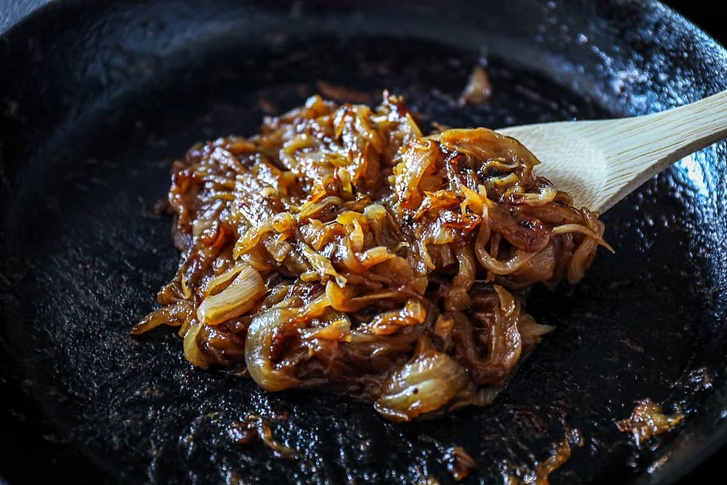
#> input picture data/onions_2.jpg, 727 x 485 px, shrunk from 1200 x 800 before the run
$ jupyter execute 'RGB to HSV.ipynb'
#> lines starting #> are read from the running program, lines starting #| are printed output that depends on the picture
[cell 1]
import cv2
from matplotlib import pyplot as plt

[cell 2]
def convert_rgb_to_hsv(image_path):
    # Load the image in RGB format
#> called with image_path = '../data/onions_2.jpg'
    image = cv2.imread(image_path)
#> image is the input picture: shape (485, 727, 3); mean B, G, R 46.5, 49.3, 56.4

    # Convert RGB image to HSV
    hsv_image = cv2.cvtColor(image, cv2.COLOR_BGR2HSV)
#> hsv_image: shape (485, 727, 3); mean H, S, V 77.8, 113.7, 66
#> call 2 of convert_rgb_to_hsv, with image_path = '../data/mushrooms_1.jpg'
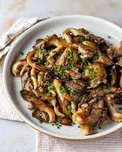
#> input picture data/mushrooms_1.jpg, 122 x 152 px, shrunk from 201 x 251 before the run
#> in convert_rgb_to_hsv, image is the input picture: shape (152, 122, 3); mean B, G, R 124.4, 142.9, 160.6
#> in convert_rgb_to_hsv (call 2), `hsv_image = cv2.cvtColor(image, cv2.COLOR_BGR2HSV)`: hsv_image: shape (152, 122, 3); mean H, S, V 34.9, 85.1, 161.9
#> call 3 of convert_rgb_to_hsv, with image_path = '../data/dark.jpeg'
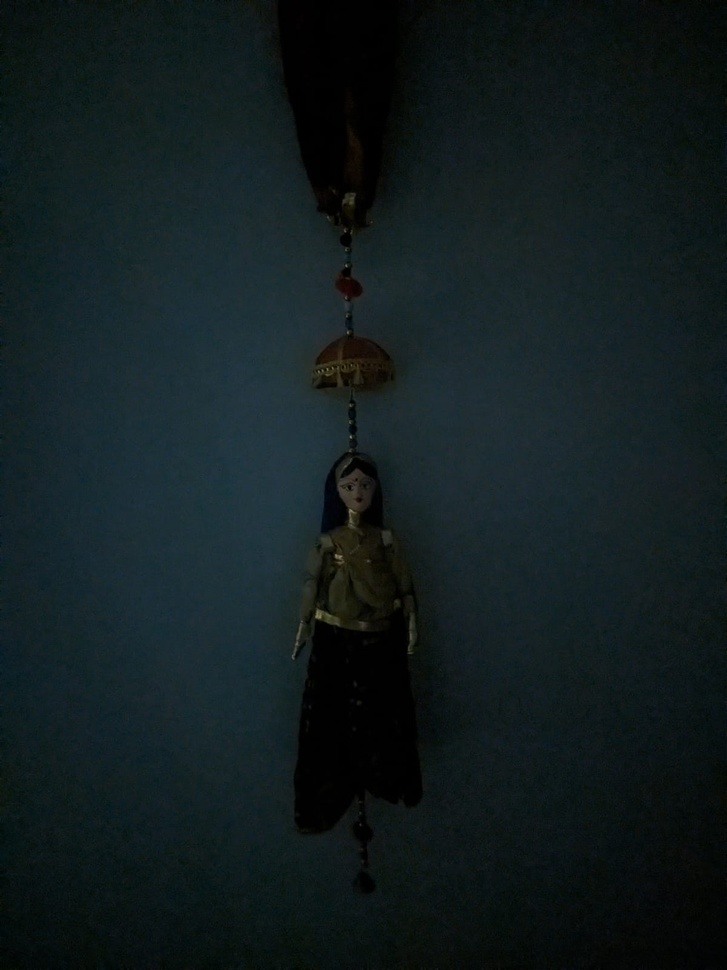
#> input picture data/dark.jpeg, 727 x 970 px, shrunk from 1200 x 1600 before the run
#> in convert_rgb_to_hsv, image is the input picture: shape (970, 727, 3); mean B, G, R 30.8, 29, 17.7
#> in convert_rgb_to_hsv (call 3), `hsv_image = cv2.cvtColor(image, cv2.COLOR_BGR2HSV)`: hsv_image: shape (970, 727, 3); mean H, S, V 85.8, 111.8, 31.6
#> call 4 of convert_rgb_to_hsv, with image_path = '../data/medium.jpeg'
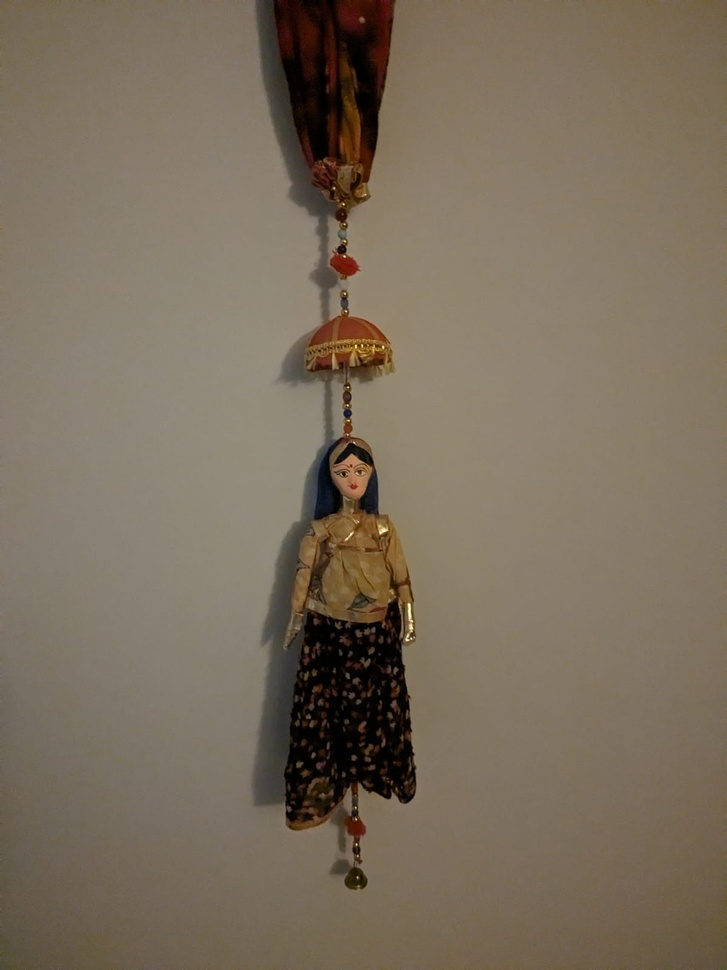
#> input picture data/medium.jpeg, 727 x 970 px, shrunk from 1200 x 1600 before the run
#> in convert_rgb_to_hsv, image is the input picture: shape (970, 727, 3); mean B, G, R 93, 110.1, 122.8
#> in convert_rgb_to_hsv (call 4), `hsv_image = cv2.cvtColor(image, cv2.COLOR_BGR2HSV)`: hsv_image: shape (970, 727, 3); mean H, S, V 18.2, 69.2, 122.9
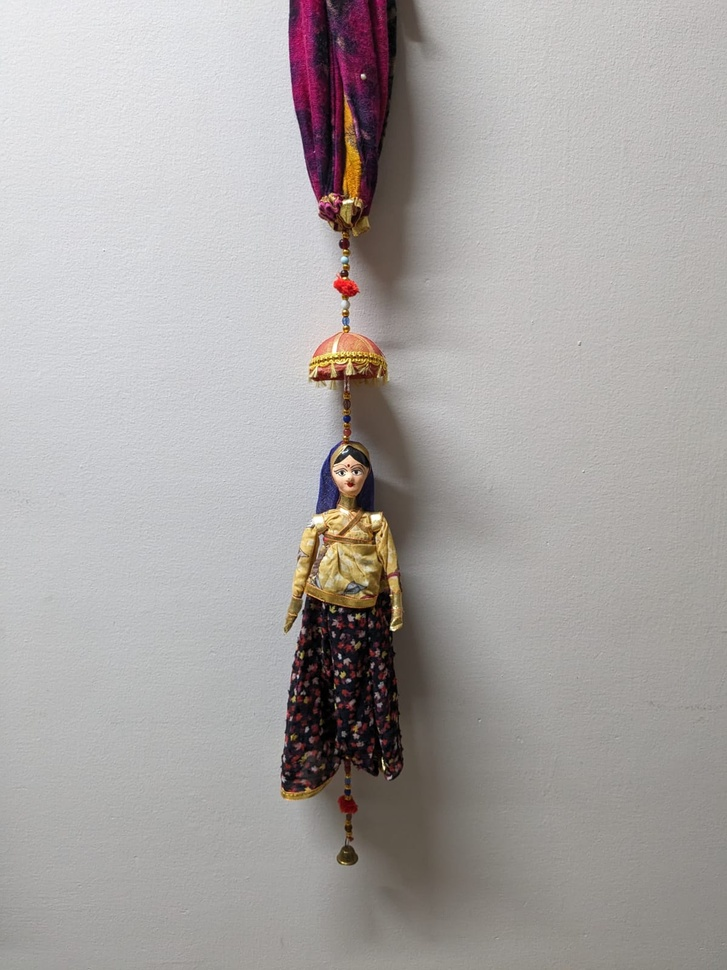
#> input picture data/bright.jpeg, 727 x 970 px, shrunk from 1200 x 1600 before the run
#> in convert_rgb_to_hsv, image is the input picture: shape (970, 727, 3); mean B, G, R 164.2, 165.7, 170
#> in convert_rgb_to_hsv (call 5), `hsv_image = cv2.cvtColor(image, cv2.COLOR_BGR2HSV)`: hsv_image: shape (970, 727, 3); mean H, S, V 52.5, 19.7, 171.2

    return hsv_image

def plot_hsv(hsv):
# [12 lines of commented-out code are left out]
    plt.figure(figsize=[10, 10])
    plt.imshow(cv2.cvtColor(hsv, cv2.COLOR_HSV2RGB))
    plt.show()


def hist_eq_hsv(hsv_image):
    hsv_image = hsv_image.copy()
    hsv_image[:, :, 2] = cv2.equalizeHist(hsv_image[:, :, 2])
    return hsv_image

def change_hue(hsv_image):
    hsv_image = hsv_image.copy()
    hsv_image[:, :, 0] = (hsv_image[:, :, 0] - 50) % 180
    return hsv_image

# Example usage
rgb_image_path = '../data/onions_2.jpg'
hsv_image_onions = convert_rgb_to_hsv(rgb_image_path)

hsv_image_mushrooms = convert_rgb_to_hsv('../data/mushrooms_1.jpg')

dark = '../data/dark.jpeg'
hsv_dark = convert_rgb_to_hsv(dark)

medium = '../data/medium.jpeg'
hsv_medium = convert_rgb_to_hsv(medium)

bright = '../data/bright.jpeg'
hsv_bright = convert_rgb_to_hsv(bright)


# Save the HSV image
# hsv_image_path = '../data'
# cv2.imwrite(hsv_image_path, hsv_image)

[cell 3]
plot_hsv(hsv_bright)
plot_hsv(change_hue(hsv_bright))
plot_hsv(hist_eq_hsv(hsv_bright))

[cell 4]
plot_hsv(hsv_medium)
plot_hsv(hist_eq_hsv(hsv_medium))
#> in hist_eq_hsv (call 2), `hsv_image[:, :, 2] = cv2.equalizeHist(hsv_image[:, :, 2])`:
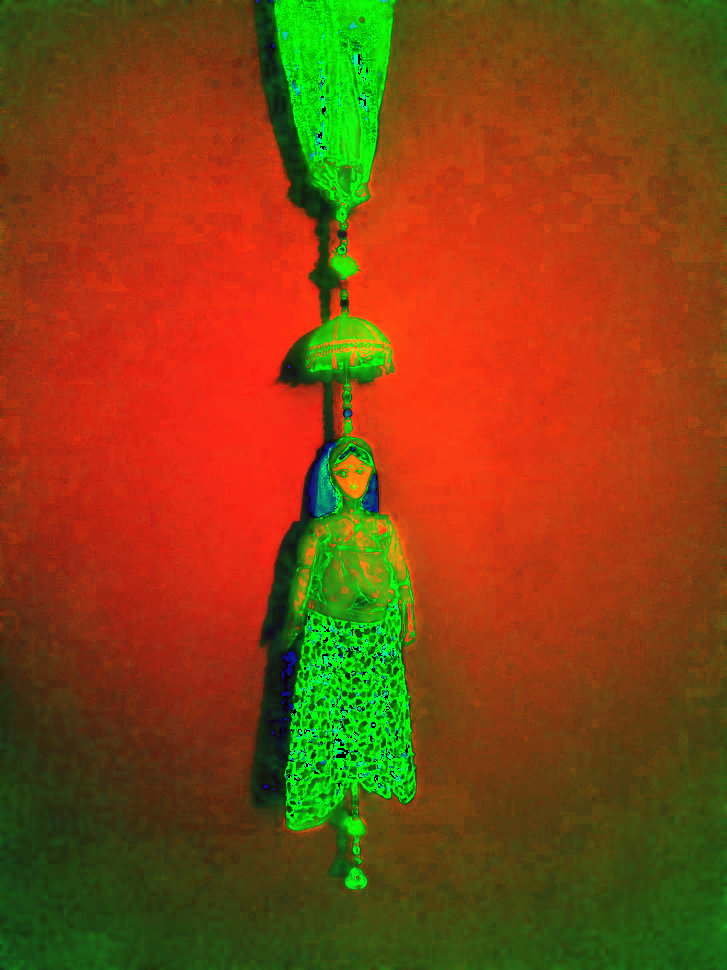
#> hsv_image: shape (970, 727, 3); mean of channels 0, 1, 2 18.2, 69.2, 130.3; drawn as B, G, R
#> in plot_hsv (call 5), `plt.show()`:
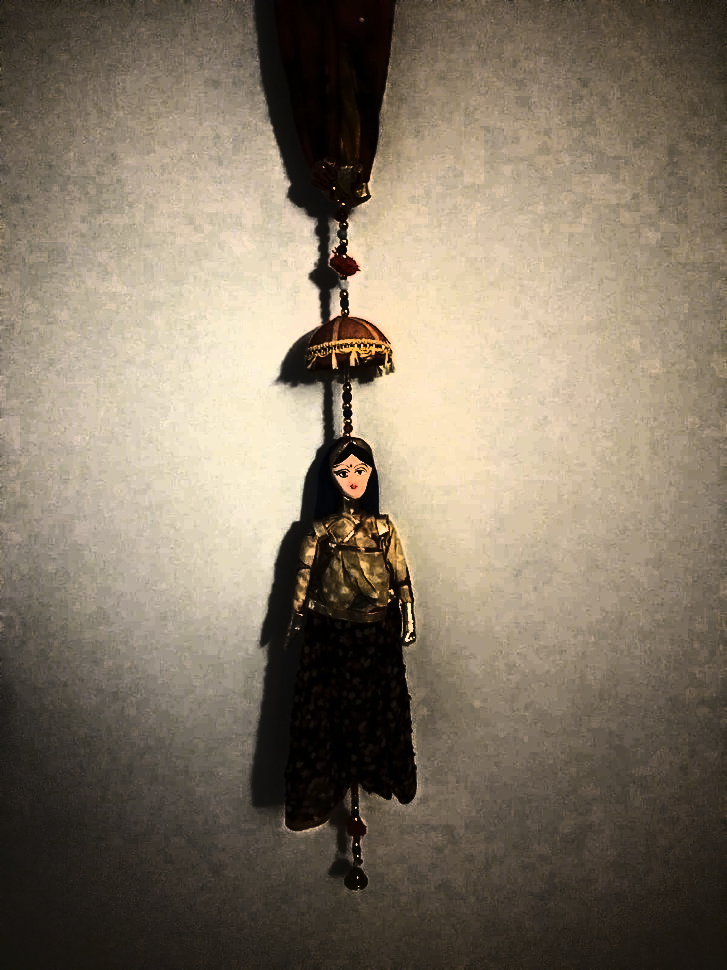
#> shown: shape (970, 727, 3); mean R, G, B 130.2, 117.9, 100.6

[cell 5]
plot_hsv(hsv_dark)
plot_hsv(hist_eq_hsv(hsv_dark))
#> in hist_eq_hsv (call 3), `hsv_image[:, :, 2] = cv2.equalizeHist(hsv_image[:, :, 2])`:
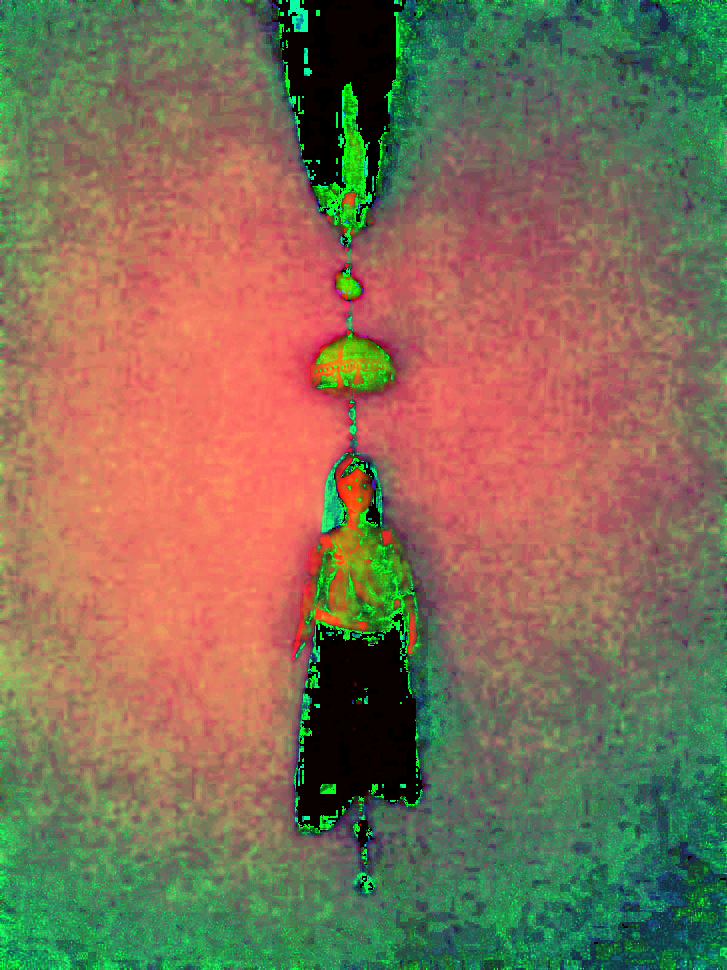
#> hsv_image: shape (970, 727, 3); mean of channels 0, 1, 2 85.8, 111.8, 128.4; drawn as B, G, R
#> in plot_hsv (call 7), `plt.show()`:
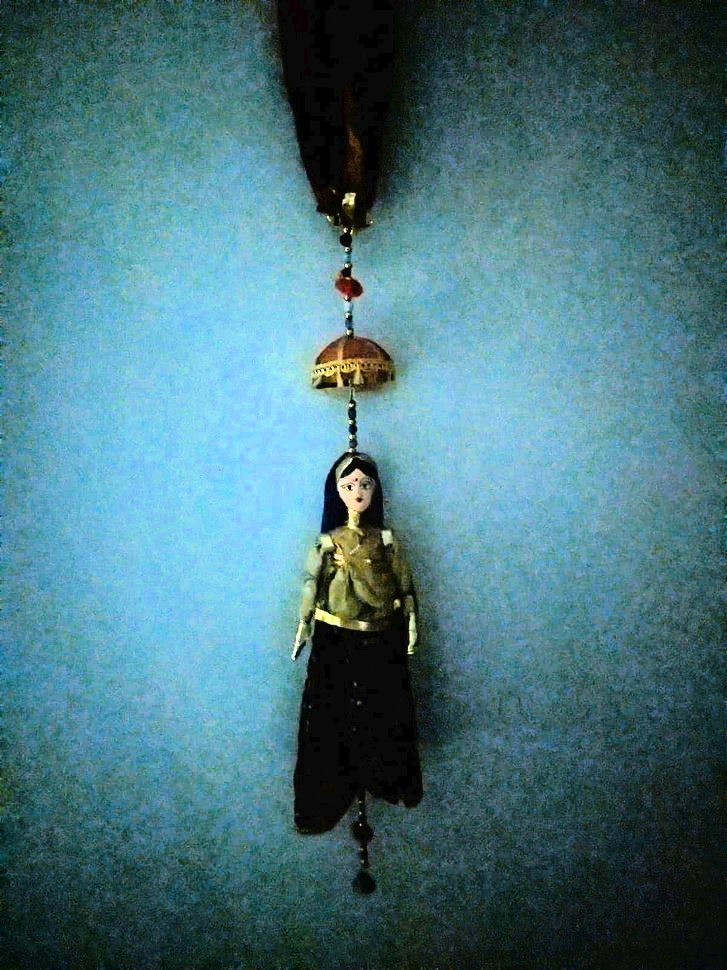
#> shown: shape (970, 727, 3); mean R, G, B 71.8, 116.7, 125.8
